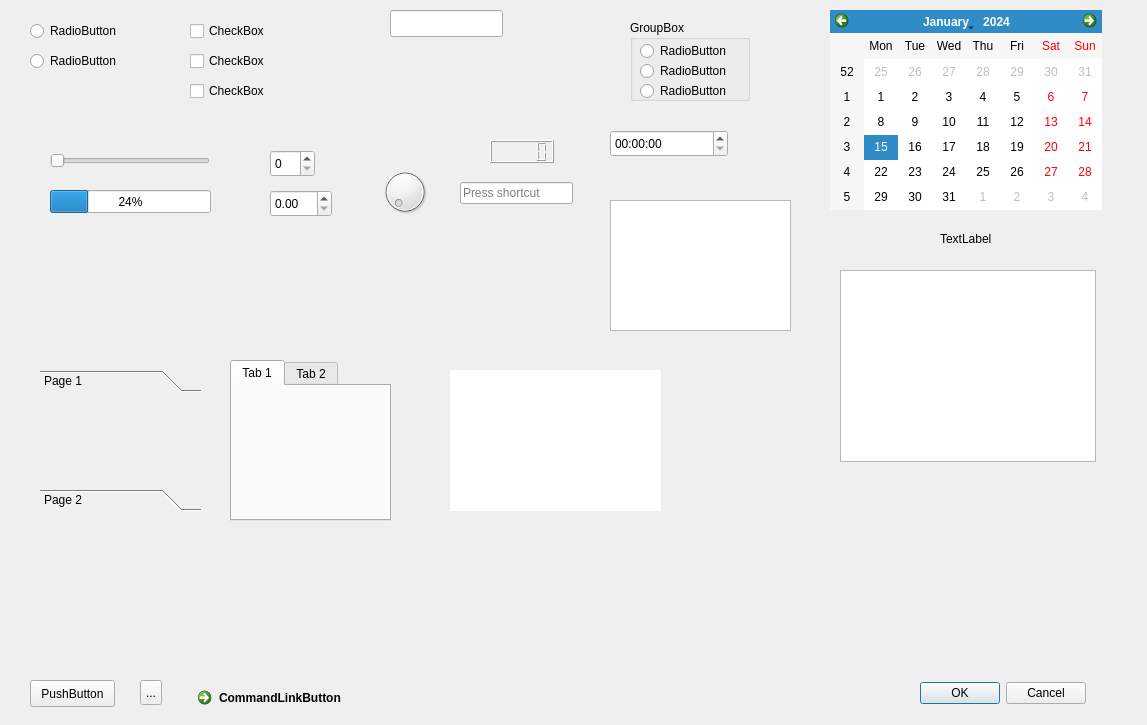
<?xml version="1.0" encoding="UTF-8"?>
<ui version="4.0">
 <class>Widget</class>
 <widget class="QWidget" name="Widget">
  <property name="geometry">
   <rect>
    <x>0</x>
    <y>0</y>
    <width>1147</width>
    <height>725</height>
   </rect>
  </property>
  <property name="windowTitle">
   <string>Widget</string>
  </property>
  <widget class="QPushButton" name="pushButton">
   <property name="geometry">
    <rect>
     <x>30</x>
     <y>680</y>
     <width>85</width>
     <height>27</height>
    </rect>
   </property>
   <property name="text">
    <string>PushButton</string>
   </property>
  </widget>
  <widget class="QToolButton" name="toolButton">
   <property name="geometry">
    <rect>
     <x>140</x>
     <y>680</y>
     <width>22</width>
     <height>25</height>
    </rect>
   </property>
   <property name="text">
    <string>...</string>
   </property>
  </widget>
  <widget class="QRadioButton" name="radioButton">
   <property name="geometry">
    <rect>
     <x>30</x>
     <y>20</y>
     <width>100</width>
     <height>22</height>
    </rect>
   </property>
   <property name="text">
    <string>RadioButton</string>
   </property>
  </widget>
  <widget class="QRadioButton" name="radioButton_2">
   <property name="geometry">
    <rect>
     <x>30</x>
     <y>50</y>
     <width>100</width>
     <height>22</height>
    </rect>
   </property>
   <property name="text">
    <string>RadioButton</string>
   </property>
  </widget>
  <widget class="QCheckBox" name="checkBox">
   <property name="geometry">
    <rect>
     <x>190</x>
     <y>20</y>
     <width>86</width>
     <height>22</height>
    </rect>
   </property>
   <property name="text">
    <string>CheckBox</string>
   </property>
  </widget>
  <widget class="QCheckBox" name="checkBox_2">
   <property name="geometry">
    <rect>
     <x>190</x>
     <y>50</y>
     <width>86</width>
     <height>22</height>
    </rect>
   </property>
   <property name="text">
    <string>CheckBox</string>
   </property>
  </widget>
  <widget class="QCheckBox" name="checkBox_3">
   <property name="geometry">
    <rect>
     <x>190</x>
     <y>80</y>
     <width>86</width>
     <height>22</height>
    </rect>
   </property>
   <property name="text">
    <string>CheckBox</string>
   </property>
  </widget>
  <widget class="QGroupBox" name="groupBox">
   <property name="geometry">
    <rect>
     <x>630</x>
     <y>20</y>
     <width>120</width>
     <height>81</height>
    </rect>
   </property>
   <property name="title">
    <string>GroupBox</string>
   </property>
   <widget class="QRadioButton" name="radioButton_3">
    <property name="geometry">
     <rect>
      <x>10</x>
      <y>20</y>
      <width>100</width>
      <height>22</height>
     </rect>
    </property>
    <property name="text">
     <string>RadioButton</string>
    </property>
   </widget>
   <widget class="QRadioButton" name="radioButton_4">
    <property name="geometry">
     <rect>
      <x>10</x>
      <y>40</y>
      <width>100</width>
      <height>22</height>
     </rect>
    </property>
    <property name="text">
     <string>RadioButton</string>
    </property>
   </widget>
   <widget class="QRadioButton" name="radioButton_5">
    <property name="geometry">
     <rect>
      <x>10</x>
      <y>60</y>
      <width>100</width>
      <height>22</height>
     </rect>
    </property>
    <property name="text">
     <string>RadioButton</string>
    </property>
   </widget>
  </widget>
  <widget class="QCommandLinkButton" name="commandLinkButton">
   <property name="geometry">
    <rect>
     <x>190</x>
     <y>680</y>
     <width>168</width>
     <height>41</height>
    </rect>
   </property>
   <property name="text">
    <string>CommandLinkButton</string>
   </property>
  </widget>
  <widget class="QDialogButtonBox" name="buttonBox">
   <property name="geometry">
    <rect>
     <x>910</x>
     <y>680</y>
     <width>176</width>
     <height>27</height>
    </rect>
   </property>
   <property name="standardButtons">
    <set>QDialogButtonBox::Cancel|QDialogButtonBox::Ok</set>
   </property>
  </widget>
  <widget class="QToolBox" name="toolBox">
   <property name="geometry">
    <rect>
     <x>40</x>
     <y>370</y>
     <width>161</width>
     <height>141</height>
    </rect>
   </property>
   <property name="currentIndex">
    <number>0</number>
   </property>
   <widget class="QWidget" name="page">
    <property name="geometry">
     <rect>
      <x>0</x>
      <y>0</y>
      <width>161</width>
      <height>79</height>
     </rect>
    </property>
    <attribute name="label">
     <string>Page 1</string>
    </attribute>
   </widget>
   <widget class="QWidget" name="page_2">
    <property name="geometry">
     <rect>
      <x>0</x>
      <y>0</y>
      <width>161</width>
      <height>79</height>
     </rect>
    </property>
    <attribute name="label">
     <string>Page 2</string>
    </attribute>
   </widget>
  </widget>
  <widget class="QTabWidget" name="tabWidget">
   <property name="geometry">
    <rect>
     <x>230</x>
     <y>360</y>
     <width>161</width>
     <height>161</height>
    </rect>
   </property>
   <widget class="QWidget" name="tab">
    <attribute name="title">
     <string>Tab 1</string>
    </attribute>
   </widget>
   <widget class="QWidget" name="tab_2">
    <attribute name="title">
     <string>Tab 2</string>
    </attribute>
   </widget>
  </widget>
  <widget class="QStackedWidget" name="stackedWidget">
   <property name="geometry">
    <rect>
     <x>450</x>
     <y>370</y>
     <width>211</width>
     <height>141</height>
    </rect>
   </property>
   <property name="styleSheet">
    <string notr="true">background-color: rgb(255, 255, 255);</string>
   </property>
   <widget class="QWidget" name="page_3"/>
   <widget class="QWidget" name="page_4"/>
  </widget>
  <widget class="QSlider" name="horizontalSlider">
   <property name="geometry">
    <rect>
     <x>50</x>
     <y>150</y>
     <width>160</width>
     <height>21</height>
    </rect>
   </property>
   <property name="orientation">
    <enum>Qt::Horizontal</enum>
   </property>
  </widget>
  <widget class="QProgressBar" name="progressBar">
   <property name="geometry">
    <rect>
     <x>50</x>
     <y>190</y>
     <width>161</width>
     <height>23</height>
    </rect>
   </property>
   <property name="value">
    <number>24</number>
   </property>
  </widget>
  <widget class="QSpinBox" name="spinBox">
   <property name="geometry">
    <rect>
     <x>270</x>
     <y>150</y>
     <width>45</width>
     <height>27</height>
    </rect>
   </property>
  </widget>
  <widget class="QDoubleSpinBox" name="doubleSpinBox">
   <property name="geometry">
    <rect>
     <x>270</x>
     <y>190</y>
     <width>62</width>
     <height>27</height>
    </rect>
   </property>
  </widget>
  <widget class="QDial" name="dial">
   <property name="geometry">
    <rect>
     <x>380</x>
     <y>160</y>
     <width>50</width>
     <height>64</height>
    </rect>
   </property>
  </widget>
  <widget class="QKeySequenceEdit" name="keySequenceEdit">
   <property name="geometry">
    <rect>
     <x>460</x>
     <y>180</y>
     <width>113</width>
     <height>27</height>
    </rect>
   </property>
  </widget>
  <widget class="QLCDNumber" name="lcdNumber">
   <property name="geometry">
    <rect>
     <x>490</x>
     <y>140</y>
     <width>64</width>
     <height>23</height>
    </rect>
   </property>
  </widget>
  <widget class="QCalendarWidget" name="calendarWidget">
   <property name="geometry">
    <rect>
     <x>830</x>
     <y>10</y>
     <width>272</width>
     <height>200</height>
    </rect>
   </property>
  </widget>
  <widget class="QLabel" name="label">
   <property name="geometry">
    <rect>
     <x>940</x>
     <y>230</y>
     <width>131</width>
     <height>17</height>
    </rect>
   </property>
   <property name="text">
    <string>TextLabel</string>
   </property>
  </widget>
  <widget class="QTextBrowser" name="textBrowser">
   <property name="geometry">
    <rect>
     <x>840</x>
     <y>270</y>
     <width>256</width>
     <height>192</height>
    </rect>
   </property>
  </widget>
  <widget class="QLineEdit" name="lineEdit">
   <property name="geometry">
    <rect>
     <x>390</x>
     <y>10</y>
     <width>113</width>
     <height>27</height>
    </rect>
   </property>
  </widget>
  <widget class="QTextEdit" name="textEdit">
   <property name="geometry">
    <rect>
     <x>610</x>
     <y>200</y>
     <width>181</width>
     <height>131</height>
    </rect>
   </property>
  </widget>
  <widget class="QTimeEdit" name="timeEdit">
   <property name="geometry">
    <rect>
     <x>610</x>
     <y>130</y>
     <width>118</width>
     <height>27</height>
    </rect>
   </property>
   <property name="calendarPopup">
    <bool>true</bool>
   </property>
  </widget>
 </widget>
 <layoutdefault spacing="6" margin="11"/>
 <resources/>
 <connections/>
</ui>
